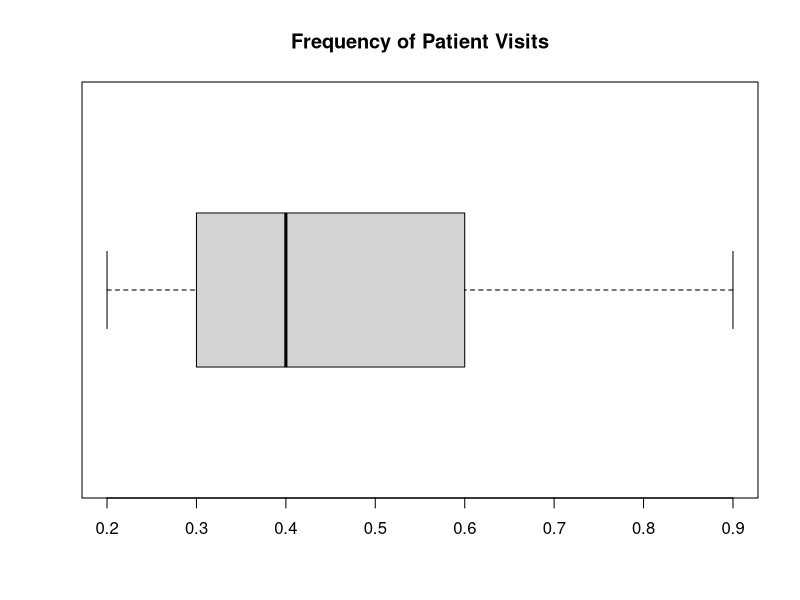
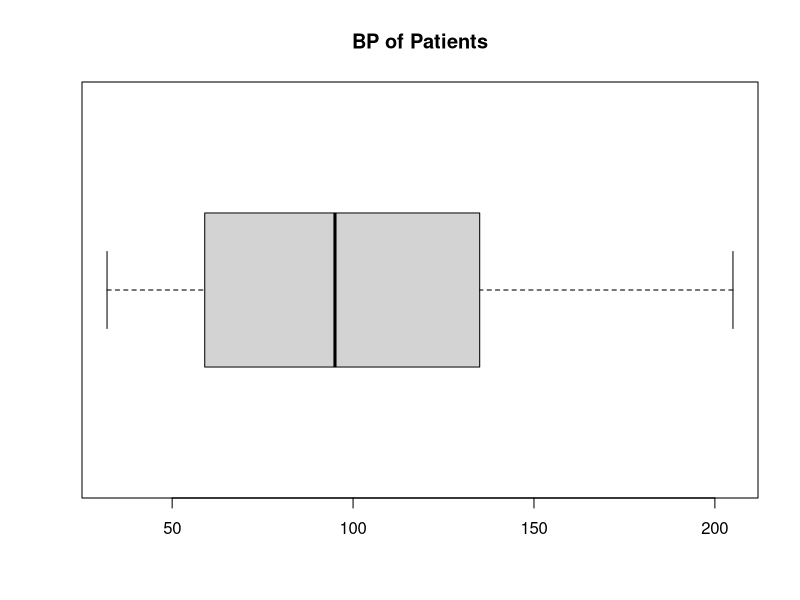
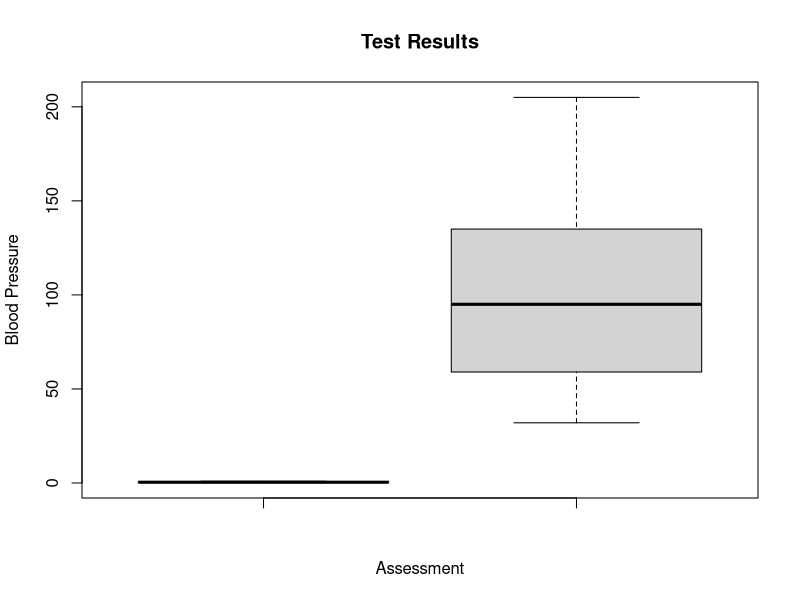
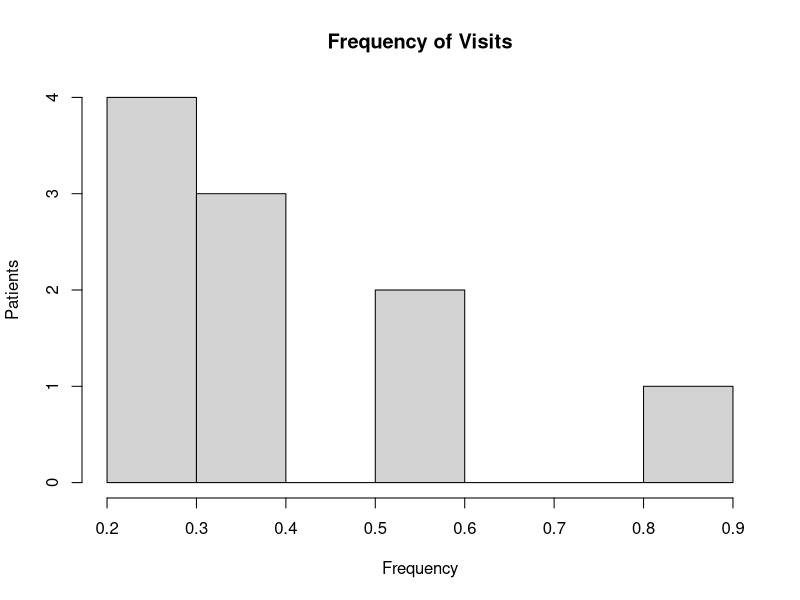
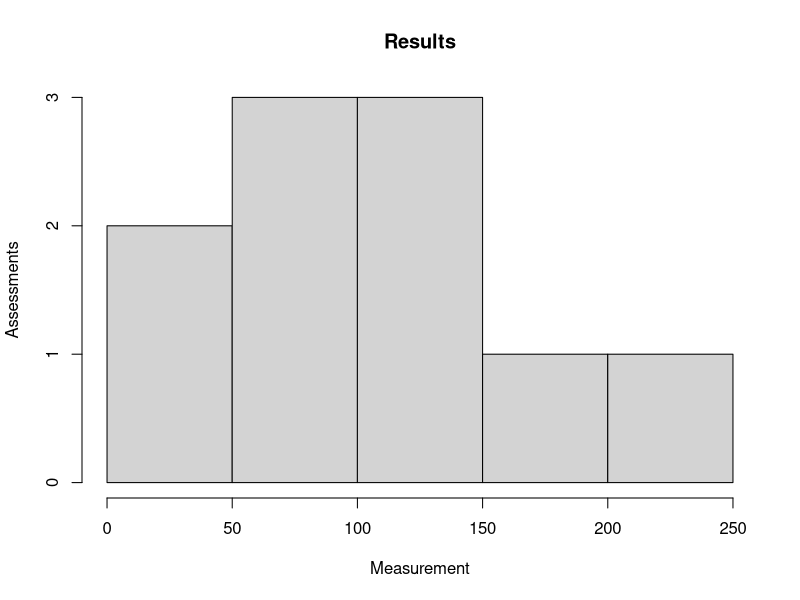
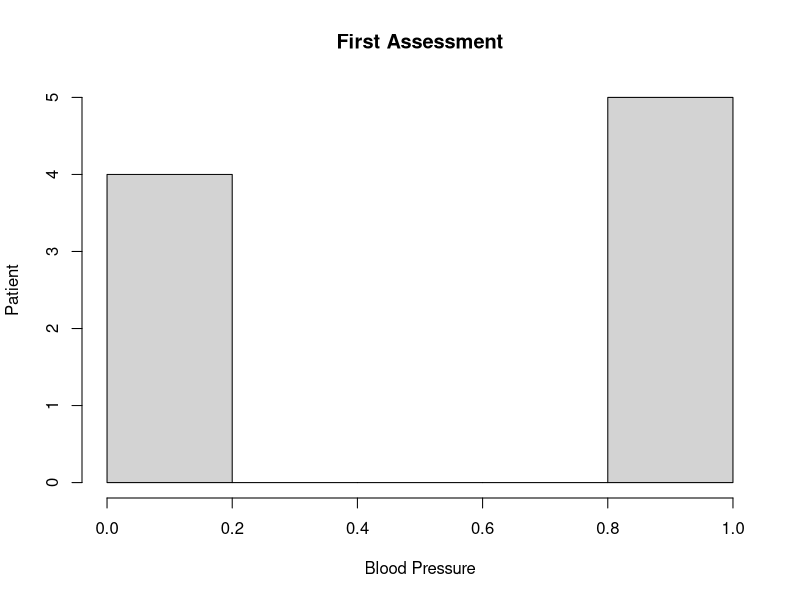
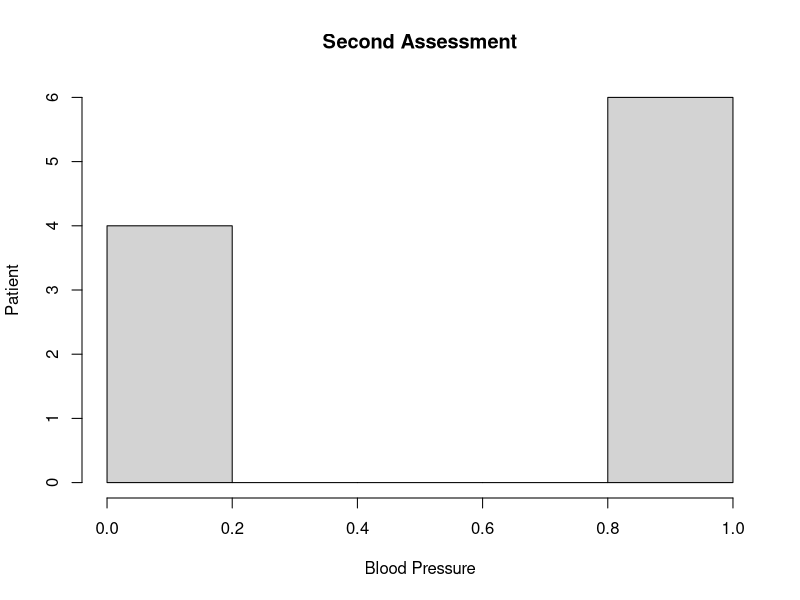
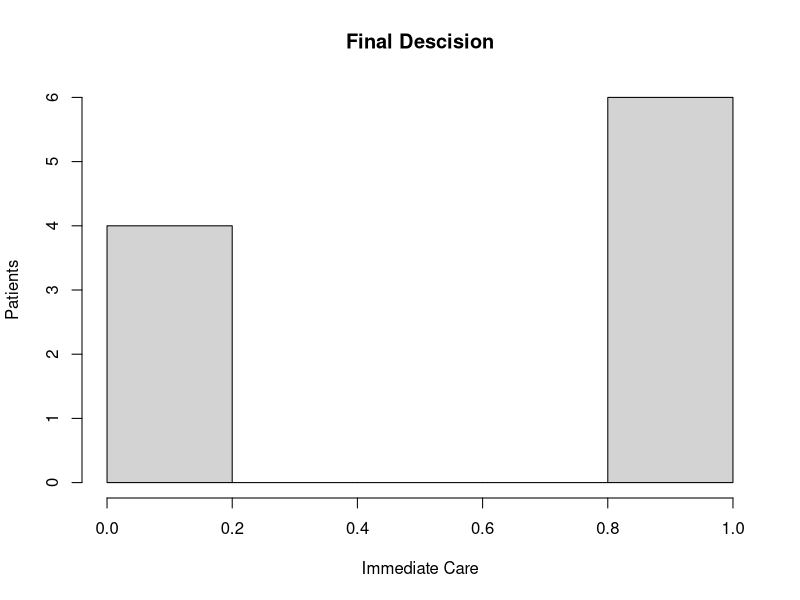

Reproduce these figures in R, in order.
frequency <- c(.6, .3, .4, .4, .2, .6, .3, .4, .9, .2)
bp <- c(103, 87, 32, 42, 59, 109, 78, 205, 135, 176)
first <- c(1, 1, 1, 1, 0, 0, 0, 0, NA, 1)
second <- c(0, 0, 1, 1, 0, 0, 1, 1, 1, 1)
finalDecision <- c(0, 1, 0, 1, 0, 1, 0, 1, 1, 1)
doctorData <- data.frame(frequency, bp, first, second, finalDecision)
# Boxplots
boxplot(frequency, main = "Frequency of Patient Visits", horizontal = TRUE)
boxplot(bp, main = "BP of Patients", horizontal = TRUE)
boxplot(frequency, bp, xlab= "Assessment", ylab= "Blood Pressure", main= "Test Results")
# Histogram 
hist(frequency, xlab= "Frequency", ylab= "Patients", main = "Frequency of Visits")
hist(bp, xlab = "Measurement", ylab = "Assessments", main = "Results")
hist(first, na.rm = TRUE, xlab = "Blood Pressure", ylab = "Patient", main = "First Assessment")
hist(second, xlab = "Blood Pressure", ylab = "Patient", main = "Second Assessment")
hist(finalDecision, xlab = "Immediate Care", ylab = "Patients", main = "Final Descision")
